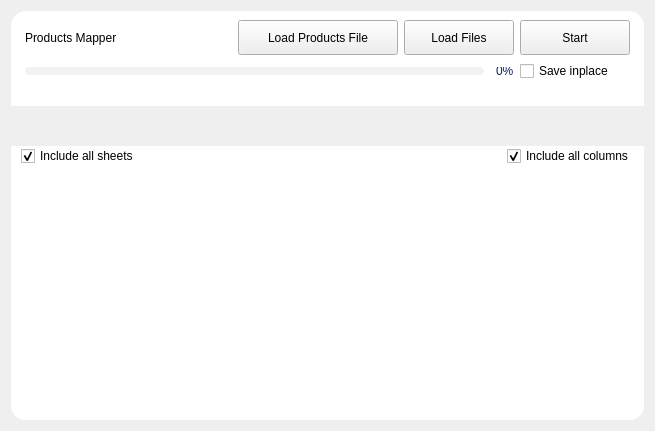
<?xml version="1.0" encoding="UTF-8"?>
<ui version="4.0">
 <class>Form_ProductMapper</class>
 <widget class="QWidget" name="Form_ProductMapper">
  <property name="geometry">
   <rect>
    <x>0</x>
    <y>0</y>
    <width>655</width>
    <height>431</height>
   </rect>
  </property>
  <property name="windowTitle">
   <string>Form</string>
  </property>
  <property name="styleSheet">
   <string notr="true">/*_______________Fixed_Styles______________*/
QLabel {font: 12pt &quot;Arial&quot;;}
/*QPlainTextEdit*/
QPlainTextEdit {
	border: 1px solid rgb(200, 200, 200);
	border-radius: 5px;
	background-color: white;
	color: rgb(90, 90, 90);
	padding-left: 10px;
	padding-right: 10px;
	background-repeat: none;
	background-position: left center;
}
QPlainTextEdit:focus {
	color: rgb(90, 90, 90);
	border: 1px solid rgb(124, 132, 159);
}
/*QLineEdit*/
QLineEdit {
	border: 1px solid rgb(200, 200, 200);
	border-radius: 5px;
	background-color: white;
	color: rgb(90, 90, 90);
	padding-left: 10px;
	padding-right: 10px;
	background-repeat: none;
	background-position: left center;
}
QLineEdit:focus {
	color: rgb(90, 90, 90);
	border: 1px solid rgb(124, 132, 159);
}
/*QPushButton*/
QPushButton {
	background-color: rgb(6, 35, 100);
	border-radius: 5px;
	font: 14pt &quot;Calibri&quot;;
	color: rgb(255, 255, 255);
}
QPushButton:hover {
	background-color: rgb(9, 53, 148);
}
QPushButton:pressed {
	background-color: rgb(60, 69, 165);
}
/*QComboBox*/
QComboBox{
	color: rgb(90, 90, 90);
	background-repeat: none;
	background-position: left center;
	border: 1px solid rgb(200, 200, 200);
	border-radius: 5px;
	padding: 5px;
	padding-left: 10px;
}
QComboBox:hover{
	color: rgb(90, 90, 90);
	border: 1px solid rgb(124, 132, 159);
}
QComboBox::drop-down {
	subcontrol-origin: padding;
	subcontrol-position: top right;
	width: 30px; 
	background-image: url(:/icons/bin/ui/icons/cil-arrow-bottom.png);
	background-position: center;
	background-repeat: no-reperat;
 }
/*QDoubleSpinBox*/
QDoubleSpinBox, QSpinBox {
	border: 1px solid rgb(200, 200, 200);
	border-radius: 5px;
	color: rgb(90, 90, 90);
	padding-left: 10px;
	padding-right: 10px;
	background-repeat: none;
	background-position: left center;
}
QDoubleSpinBox:focus, QSpinBox:focus {
	color: rgb(90, 90, 90);
	border: 1px solid rgb(124, 132, 159);
}
QDoubleSpinBox::up-arrow, QSpinBox::up-arrow {
	image: url(:/icons/bin/ui/icons/cil-arrow-top.png);
}
QDoubleSpinBox::down-arrow, QSpinBox::down-arrow {
	image: url(:/icons/bin/ui/icons/cil-arrow-bottom.png);
}
QDoubleSpinBox::up-button, QDoubleSpinBox::down-button, QSpinBox::up-button, QSpinBox::down-button {
    background: transparent;
}
/*QDateEdit*/
QDateEdit, QDateTimeEdit{
	color: rgb(90, 90, 90);
	border-radius: 5px;
	border: 1px solid rgb(200, 200, 200);
	padding: 5px;
}
QDateEdit:hover, QDateTimeEdit:hover{
	color: rgb(90, 90, 90);
	border: 1px solid rgb(124, 132, 159);
}
QDateEdit::up-arrow, QDateTimeEdit::up-arrow{
	image: url(:/icons/bin/ui/icons/cil-arrow-top.png);
}
QDateEdit::down-arrow, QDateTimeEdit::down-arrow{
	image: url(:/icons/bin/ui/icons/cil-arrow-bottom.png);
}
QDateEdit::up-button, QDateEdit::down-button, QDateTimeEdit::up-button, QDateTimeEdit::down-button {
    background: transparent;
}
/*QToolBox*/
QToolBox QPushButton {
	background-color: transparent;
    color: rgb(220,220,220);
	font: 600 12pt &quot;Segoe UI&quot;;
	text-align: left;
	padding-left: 20px;
}
QToolBox QPushButton:hover {
	color: rgb(255, 255, 255);
background-color: transparent;
}
QToolBox QPushButton:pressed {
	color: rgb(255, 255, 255);
background-color: transparent;
}
QToolBox::tab {
	border-radius: none;
	font: 700 13pt &quot;Segoe UI&quot;;
    color: rgb(137, 156, 176);
	padding-left: 10px;
	background-repeat: none;

}

QToolBox::tab:selected {
	color: rgb(255, 255, 255);
	background-color: rgb(48, 67, 106);
	border-left: 4px solid rgb(0, 249, 248);
}

QToolBox::tab:hover {
	background-color: rgb(48, 67, 106);
}
/*QCheckBox*/
QCheckBox, QRadioButton {font: 12pt &quot;Arial&quot;;}
QCheckBox::indicator, QRadioButton::indicator {
    border: 2px solid rgb(103, 103, 103);
    background: rgb(6, 35, 100);
	width: 12px;
	height: 12px;
	border-radius: 4px;
	image: none;
}
QCheckBox::indicator:hover, QRadioButton::indicator:hover {
    border: 2px solid rgb(141, 141, 141);
}
QRadioButton::indicator {
	border-radius: 8px;
}
QRadioButton::indicator:checked, QCheckBox::indicator:checked {
    background: solid rgb(189, 255, 0);
}
/*QScrollArea*/
QScrollArea { background: transparent; }
QScrollArea &gt; QWidget &gt; QWidget { background: transparent; }
QScrollArea &gt; QWidget &gt; QScrollBar { background: palette(base); }
/*QScrollBar*/
QScrollBar::handle:horizontal:hover, QScrollBar::handle:vertical:hover {background-color: rgb(9, 52, 147);}
QScrollBar:horizontal {
    border: none;
    background: transparent;
    height: 8px;
    margin: 0px 21px 0 21px;
	border-radius: 4px;
}
QScrollBar::handle:horizontal {
    background: rgb(6, 35, 100);
    min-width: 25px;
	border-radius: 4px
}
QScrollBar::add-line:horizontal {
	border: none;
    background: transparent;
	width: 20px;
	border-top-right-radius: 4px;
    border-bottom-right-radius: 4px;
    subcontrol-position: right;
    subcontrol-origin: margin;
}
QScrollBar::sub-line:horizontal {
	border: none;
    background: transparent;
    width: 20px;
	border-top-left-radius: 4px;
    border-bottom-left-radius: 4px;
    subcontrol-position: left;
    subcontrol-origin: margin;
}
QScrollBar::up-arrow:horizontal, QScrollBar::down-arrow:horizontal {background: none;}
QScrollBar::add-page:horizontal, QScrollBar::sub-page:horizontal {background: none;}
 QScrollBar:vertical {
	border: none;
    background: transparent;
    width: 8px;
    margin: 21px 0 21px 0;
	border-radius: 4px;
 }
 QScrollBar::handle:vertical {	
    background: rgb(6, 35, 100);
    min-height: 25px;
	border-radius: 4px
 }
 QScrollBar::add-line:vertical {
     border: none;
    background: transparent;
     height: 10px;
    border-radius: 4px;
     subcontrol-position: bottom;
     subcontrol-origin: margin;
 }
 QScrollBar::sub-line:vertical {
	border: none;
    background: transparent;
    height: 10px;
    border-radius: 4px;
     subcontrol-position: top;
     subcontrol-origin: margin;
 }
 QScrollBar::up-arrow:vertical, QScrollBar::down-arrow:vertical {
     background: none;
 }

 QScrollBar::add-page:vertical, QScrollBar::sub-page:vertical {
     background: none;
 }
/*QTableView QHeaderView::section {padding-right: auto;}*/
QTableView {
	font: 10pt &quot;Segoe UI&quot;;
}
QHeaderView {font: 400 15pt &quot;Segoe UI&quot;;}

QHeaderView::section:horizontal {
	background-color: rgb(248, 250, 255);
	border: none;
	font: 400 11pt &quot;Segoe UI&quot;;
}
QTableView::item {
	padding-left: 15px;
	border-bottom: 1px solid rgb(235, 235, 235);
}
QTableView::item:selected {
	background-color: rgba(248, 250, 255, 127);
	color: rgb(0, 0, 0);
}</string>
  </property>
  <layout class="QVBoxLayout" name="verticalLayout">
   <item>
    <widget class="QFrame" name="frame_1">
     <property name="sizePolicy">
      <sizepolicy hsizetype="Expanding" vsizetype="Expanding">
       <horstretch>0</horstretch>
       <verstretch>0</verstretch>
      </sizepolicy>
     </property>
     <property name="minimumSize">
      <size>
       <width>0</width>
       <height>0</height>
      </size>
     </property>
     <property name="maximumSize">
      <size>
       <width>16777215</width>
       <height>16777215</height>
      </size>
     </property>
     <property name="styleSheet">
      <string notr="true">QFrame {
	background-color: rgb(255, 255, 255);
	border-radius: 15px;
}
</string>
     </property>
     <property name="frameShadow">
      <enum>QFrame::Raised</enum>
     </property>
     <layout class="QVBoxLayout" name="verticalLayout_14">
      <property name="spacing">
       <number>0</number>
      </property>
      <property name="leftMargin">
       <number>0</number>
      </property>
      <property name="topMargin">
       <number>9</number>
      </property>
      <property name="rightMargin">
       <number>0</number>
      </property>
      <property name="bottomMargin">
       <number>0</number>
      </property>
      <item>
       <widget class="QFrame" name="frame_2">
        <property name="minimumSize">
         <size>
          <width>0</width>
          <height>0</height>
         </size>
        </property>
        <property name="maximumSize">
         <size>
          <width>16777215</width>
          <height>16777215</height>
         </size>
        </property>
        <property name="frameShadow">
         <enum>QFrame::Plain</enum>
        </property>
        <layout class="QGridLayout" name="gridLayout">
         <property name="leftMargin">
          <number>14</number>
         </property>
         <property name="topMargin">
          <number>0</number>
         </property>
         <property name="rightMargin">
          <number>14</number>
         </property>
         <property name="bottomMargin">
          <number>5</number>
         </property>
         <item row="4" column="0" colspan="5">
          <widget class="QLabel" name="terminal">
           <property name="minimumSize">
            <size>
             <width>0</width>
             <height>0</height>
            </size>
           </property>
           <property name="maximumSize">
            <size>
             <width>16777215</width>
             <height>16777215</height>
            </size>
           </property>
           <property name="styleSheet">
            <string notr="true">font: 10pt &quot;Consolas&quot;;</string>
           </property>
           <property name="text">
            <string/>
           </property>
           <property name="textFormat">
            <enum>Qt::PlainText</enum>
           </property>
           <property name="scaledContents">
            <bool>false</bool>
           </property>
           <property name="wordWrap">
            <bool>true</bool>
           </property>
           <property name="indent">
            <number>1</number>
           </property>
           <property name="textInteractionFlags">
            <set>Qt::LinksAccessibleByMouse|Qt::TextSelectableByMouse</set>
           </property>
          </widget>
         </item>
         <item row="0" column="4" rowspan="3">
          <widget class="QPushButton" name="btnStart">
           <property name="minimumSize">
            <size>
             <width>110</width>
             <height>35</height>
            </size>
           </property>
           <property name="maximumSize">
            <size>
             <width>110</width>
             <height>35</height>
            </size>
           </property>
           <property name="styleSheet">
            <string notr="true"/>
           </property>
           <property name="text">
            <string>Start</string>
           </property>
          </widget>
         </item>
         <item row="3" column="4">
          <widget class="QCheckBox" name="chBoxInplace">
           <property name="cursor">
            <cursorShape>PointingHandCursor</cursorShape>
           </property>
           <property name="toolTip">
            <string>&lt;html&gt;&lt;head/&gt;&lt;body&gt;&lt;p&gt;Replace processed files with originals&lt;/p&gt;&lt;/body&gt;&lt;/html&gt;</string>
           </property>
           <property name="styleSheet">
            <string notr="true"/>
           </property>
           <property name="text">
            <string>Save inplace</string>
           </property>
          </widget>
         </item>
         <item row="0" column="0" rowspan="3">
          <widget class="QLabel" name="label">
           <property name="sizePolicy">
            <sizepolicy hsizetype="Expanding" vsizetype="Preferred">
             <horstretch>0</horstretch>
             <verstretch>0</verstretch>
            </sizepolicy>
           </property>
           <property name="styleSheet">
            <string notr="true">font: 700 18pt &quot;Arial&quot;;</string>
           </property>
           <property name="text">
            <string>Products Mapper</string>
           </property>
          </widget>
         </item>
         <item row="1" column="1">
          <spacer name="horizontalSpacer_4">
           <property name="orientation">
            <enum>Qt::Horizontal</enum>
           </property>
           <property name="sizeHint" stdset="0">
            <size>
             <width>40</width>
             <height>20</height>
            </size>
           </property>
          </spacer>
         </item>
         <item row="0" column="2" rowspan="3">
          <widget class="QPushButton" name="btnLoadProductsFiles">
           <property name="minimumSize">
            <size>
             <width>160</width>
             <height>35</height>
            </size>
           </property>
           <property name="maximumSize">
            <size>
             <width>110</width>
             <height>35</height>
            </size>
           </property>
           <property name="styleSheet">
            <string notr="true"/>
           </property>
           <property name="text">
            <string>Load Products File</string>
           </property>
          </widget>
         </item>
         <item row="0" column="3" rowspan="3">
          <widget class="QPushButton" name="btnLoadFiles">
           <property name="minimumSize">
            <size>
             <width>110</width>
             <height>35</height>
            </size>
           </property>
           <property name="maximumSize">
            <size>
             <width>110</width>
             <height>35</height>
            </size>
           </property>
           <property name="styleSheet">
            <string notr="true"/>
           </property>
           <property name="text">
            <string>Load Files</string>
           </property>
          </widget>
         </item>
         <item row="3" column="0" colspan="4">
          <widget class="QProgressBar" name="progressBar">
           <property name="enabled">
            <bool>true</bool>
           </property>
           <property name="minimumSize">
            <size>
             <width>0</width>
             <height>8</height>
            </size>
           </property>
           <property name="maximumSize">
            <size>
             <width>16777215</width>
             <height>8</height>
            </size>
           </property>
           <property name="styleSheet">
            <string notr="true">QProgressBar {
    border: none;
    border-radius: 4px;
    text-align: right;
	font: 8pt &quot;Consolas&quot;;
    background-color: #f2f2f2;
    height: 8px;
	color: rgb(6, 35, 100);

	margin-right: 30px;
}

QProgressBar::chunk {
    background-color: #4285F4;
    border-radius: 4px;
}
QProgressBar::chunk:disabled {
    background-color: #c2c2c2;
}

</string>
           </property>
           <property name="value">
            <number>0</number>
           </property>
           <property name="textVisible">
            <bool>true</bool>
           </property>
           <property name="orientation">
            <enum>Qt::Horizontal</enum>
           </property>
           <property name="textDirection">
            <enum>QProgressBar::TopToBottom</enum>
           </property>
          </widget>
         </item>
        </layout>
       </widget>
      </item>
      <item>
       <widget class="QScrollArea" name="scrollArea">
        <property name="maximumSize">
         <size>
          <width>16777215</width>
          <height>40</height>
         </size>
        </property>
        <property name="styleSheet">
         <string notr="true"/>
        </property>
        <property name="frameShape">
         <enum>QFrame::NoFrame</enum>
        </property>
        <property name="frameShadow">
         <enum>QFrame::Plain</enum>
        </property>
        <property name="verticalScrollBarPolicy">
         <enum>Qt::ScrollBarAsNeeded</enum>
        </property>
        <property name="horizontalScrollBarPolicy">
         <enum>Qt::ScrollBarAsNeeded</enum>
        </property>
        <property name="widgetResizable">
         <bool>true</bool>
        </property>
        <widget class="QWidget" name="filesBtnArea">
         <property name="geometry">
          <rect>
           <x>0</x>
           <y>0</y>
           <width>637</width>
           <height>40</height>
          </rect>
         </property>
         <layout class="QHBoxLayout" name="horizontalLayout_6">
          <item>
           <spacer name="horizontalSpacer_2">
            <property name="orientation">
             <enum>Qt::Horizontal</enum>
            </property>
            <property name="sizeHint" stdset="0">
             <size>
              <width>40</width>
              <height>20</height>
             </size>
            </property>
           </spacer>
          </item>
         </layout>
        </widget>
       </widget>
      </item>
      <item>
       <layout class="QHBoxLayout" name="horizontalLayout">
        <property name="spacing">
         <number>20</number>
        </property>
        <property name="leftMargin">
         <number>10</number>
        </property>
        <property name="rightMargin">
         <number>10</number>
        </property>
        <item>
         <widget class="QCheckBox" name="chBoxIncludeAllSeets">
          <property name="cursor">
           <cursorShape>PointingHandCursor</cursorShape>
          </property>
          <property name="toolTip">
           <string/>
          </property>
          <property name="styleSheet">
           <string notr="true"/>
          </property>
          <property name="text">
           <string>Include all sheets</string>
          </property>
          <property name="checked">
           <bool>true</bool>
          </property>
         </widget>
        </item>
        <item>
         <spacer name="horizontalSpacer">
          <property name="orientation">
           <enum>Qt::Horizontal</enum>
          </property>
          <property name="sizeHint" stdset="0">
           <size>
            <width>40</width>
            <height>20</height>
           </size>
          </property>
         </spacer>
        </item>
        <item>
         <widget class="QCheckBox" name="chBoxIncludeAllCols">
          <property name="cursor">
           <cursorShape>PointingHandCursor</cursorShape>
          </property>
          <property name="toolTip">
           <string>Insert none included column plasments last for selected file</string>
          </property>
          <property name="styleSheet">
           <string notr="true"/>
          </property>
          <property name="text">
           <string>Include all columns</string>
          </property>
          <property name="checked">
           <bool>true</bool>
          </property>
         </widget>
        </item>
       </layout>
      </item>
      <item>
       <widget class="QTableWidget" name="tableWidget">
        <property name="frameShape">
         <enum>QFrame::NoFrame</enum>
        </property>
        <property name="editTriggers">
         <set>QAbstractItemView::DoubleClicked</set>
        </property>
        <property name="tabKeyNavigation">
         <bool>false</bool>
        </property>
        <property name="showDropIndicator" stdset="0">
         <bool>false</bool>
        </property>
        <property name="dragDropOverwriteMode">
         <bool>false</bool>
        </property>
        <property name="selectionMode">
         <enum>QAbstractItemView::SingleSelection</enum>
        </property>
        <property name="selectionBehavior">
         <enum>QAbstractItemView::SelectRows</enum>
        </property>
        <property name="verticalScrollMode">
         <enum>QAbstractItemView::ScrollPerPixel</enum>
        </property>
        <property name="horizontalScrollMode">
         <enum>QAbstractItemView::ScrollPerPixel</enum>
        </property>
        <property name="gridStyle">
         <enum>Qt::NoPen</enum>
        </property>
        <property name="sortingEnabled">
         <bool>false</bool>
        </property>
        <property name="wordWrap">
         <bool>false</bool>
        </property>
        <property name="cornerButtonEnabled">
         <bool>false</bool>
        </property>
        <property name="rowCount">
         <number>0</number>
        </property>
        <attribute name="horizontalHeaderVisible">
         <bool>true</bool>
        </attribute>
        <attribute name="horizontalHeaderCascadingSectionResizes">
         <bool>false</bool>
        </attribute>
        <attribute name="horizontalHeaderMinimumSectionSize">
         <number>48</number>
        </attribute>
        <attribute name="horizontalHeaderDefaultSectionSize">
         <number>130</number>
        </attribute>
        <attribute name="horizontalHeaderHighlightSections">
         <bool>false</bool>
        </attribute>
        <attribute name="horizontalHeaderShowSortIndicator" stdset="0">
         <bool>false</bool>
        </attribute>
        <attribute name="horizontalHeaderStretchLastSection">
         <bool>true</bool>
        </attribute>
        <attribute name="verticalHeaderVisible">
         <bool>false</bool>
        </attribute>
        <attribute name="verticalHeaderCascadingSectionResizes">
         <bool>false</bool>
        </attribute>
        <attribute name="verticalHeaderMinimumSectionSize">
         <number>40</number>
        </attribute>
        <attribute name="verticalHeaderDefaultSectionSize">
         <number>40</number>
        </attribute>
        <attribute name="verticalHeaderHighlightSections">
         <bool>false</bool>
        </attribute>
       </widget>
      </item>
     </layout>
    </widget>
   </item>
  </layout>
 </widget>
 <resources>
  <include location="../../../resources.qrc"/>
 </resources>
 <connections/>
</ui>
